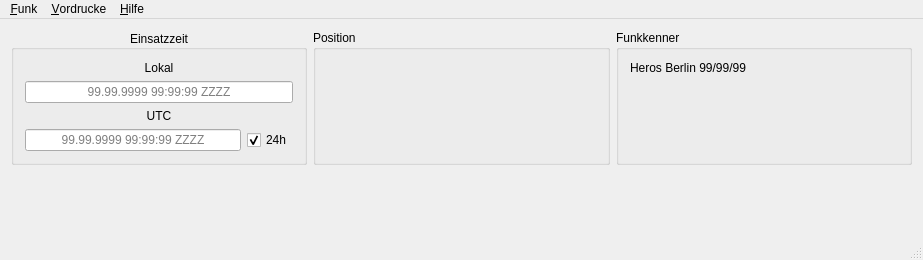
<?xml version="1.0" encoding="UTF-8"?>
<ui version="4.0">
 <class>Hauptfenster</class>
 <widget class="QMainWindow" name="Hauptfenster">
  <property name="geometry">
   <rect>
    <x>0</x>
    <y>0</y>
    <width>923</width>
    <height>260</height>
   </rect>
  </property>
  <property name="focusPolicy">
   <enum>Qt::ClickFocus</enum>
  </property>
  <property name="windowTitle">
   <string>Einsatzleitsystem - Klient</string>
  </property>
  <widget class="QWidget" name="centralWidget">
   <layout class="QVBoxLayout" name="verticalLayout_6">
    <item>
     <layout class="QHBoxLayout" name="horizontalLayout_2">
      <item>
       <widget class="QGroupBox" name="groupBox">
        <property name="sizePolicy">
         <sizepolicy hsizetype="MinimumExpanding" vsizetype="Preferred">
          <horstretch>0</horstretch>
          <verstretch>0</verstretch>
         </sizepolicy>
        </property>
        <property name="title">
         <string>Einsatzzeit</string>
        </property>
        <property name="alignment">
         <set>Qt::AlignCenter</set>
        </property>
        <property name="flat">
         <bool>false</bool>
        </property>
        <property name="checkable">
         <bool>false</bool>
        </property>
        <layout class="QVBoxLayout" name="verticalLayout_7">
         <item>
          <layout class="QVBoxLayout" name="verticalLayout">
           <item>
            <widget class="QLabel" name="label">
             <property name="text">
              <string>Lokal</string>
             </property>
             <property name="alignment">
              <set>Qt::AlignCenter</set>
             </property>
            </widget>
           </item>
           <item>
            <widget class="QLineEdit" name="txtZeitLokal">
             <property name="sizePolicy">
              <sizepolicy hsizetype="MinimumExpanding" vsizetype="Fixed">
               <horstretch>0</horstretch>
               <verstretch>0</verstretch>
              </sizepolicy>
             </property>
             <property name="alignment">
              <set>Qt::AlignCenter</set>
             </property>
             <property name="readOnly">
              <bool>true</bool>
             </property>
             <property name="placeholderText">
              <string notr="true">99.99.9999 99:99:99 ZZZZ</string>
             </property>
            </widget>
           </item>
          </layout>
         </item>
         <item>
          <layout class="QVBoxLayout" name="verticalLayout_2">
           <item>
            <widget class="QLabel" name="label_2">
             <property name="text">
              <string>UTC</string>
             </property>
             <property name="alignment">
              <set>Qt::AlignCenter</set>
             </property>
            </widget>
           </item>
           <item>
            <layout class="QHBoxLayout" name="horizontalLayout_3">
             <item>
              <widget class="QLineEdit" name="txtZeitUTC">
               <property name="sizePolicy">
                <sizepolicy hsizetype="MinimumExpanding" vsizetype="Fixed">
                 <horstretch>0</horstretch>
                 <verstretch>0</verstretch>
                </sizepolicy>
               </property>
               <property name="text">
                <string/>
               </property>
               <property name="alignment">
                <set>Qt::AlignCenter</set>
               </property>
               <property name="readOnly">
                <bool>true</bool>
               </property>
               <property name="placeholderText">
                <string notr="true">99.99.9999 99:99:99 ZZZZ</string>
               </property>
              </widget>
             </item>
             <item>
              <widget class="QCheckBox" name="Stundenmodus">
               <property name="text">
                <string>24h</string>
               </property>
               <property name="checked">
                <bool>true</bool>
               </property>
              </widget>
             </item>
            </layout>
           </item>
          </layout>
         </item>
        </layout>
       </widget>
      </item>
      <item>
       <widget class="QGroupBox" name="groupBox_2">
        <property name="sizePolicy">
         <sizepolicy hsizetype="MinimumExpanding" vsizetype="Preferred">
          <horstretch>0</horstretch>
          <verstretch>0</verstretch>
         </sizepolicy>
        </property>
        <property name="title">
         <string>Position</string>
        </property>
        <layout class="QVBoxLayout" name="verticalLayout_3">
         <item>
          <widget class="QStackedWidget" name="PositionStapel">
           <property name="currentIndex">
            <number>0</number>
           </property>
           <widget class="QWidget" name="Koordinate"/>
           <widget class="QWidget" name="KeineAPI">
            <layout class="QVBoxLayout" name="verticalLayout_4">
             <item>
              <widget class="QLabel" name="label_3">
               <property name="text">
                <string>&lt;html&gt;&lt;head/&gt;&lt;body&gt;&lt;p&gt;&lt;span style=&quot; font-weight:600; color:#ff0000;&quot;&gt;Keine GPS API gefunden.&lt;/span&gt;&lt;/p&gt;&lt;/body&gt;&lt;/html&gt;</string>
               </property>
               <property name="alignment">
                <set>Qt::AlignCenter</set>
               </property>
               <property name="wordWrap">
                <bool>true</bool>
               </property>
              </widget>
             </item>
            </layout>
           </widget>
          </widget>
         </item>
        </layout>
       </widget>
      </item>
      <item>
       <widget class="QGroupBox" name="groupBox_3">
        <property name="sizePolicy">
         <sizepolicy hsizetype="MinimumExpanding" vsizetype="Preferred">
          <horstretch>0</horstretch>
          <verstretch>0</verstretch>
         </sizepolicy>
        </property>
        <property name="title">
         <string>Funkkenner</string>
        </property>
        <layout class="QVBoxLayout" name="verticalLayout_5">
         <item>
          <widget class="QLabel" name="txtFunkkenner">
           <property name="text">
            <string>Heros Berlin 99/99/99</string>
           </property>
          </widget>
         </item>
         <item>
          <spacer name="verticalSpacer_2">
           <property name="orientation">
            <enum>Qt::Vertical</enum>
           </property>
           <property name="sizeHint" stdset="0">
            <size>
             <width>20</width>
             <height>102</height>
            </size>
           </property>
          </spacer>
         </item>
        </layout>
       </widget>
      </item>
     </layout>
    </item>
    <item>
     <spacer name="verticalSpacer">
      <property name="orientation">
       <enum>Qt::Vertical</enum>
      </property>
      <property name="sizeHint" stdset="0">
       <size>
        <width>20</width>
        <height>364</height>
       </size>
      </property>
     </spacer>
    </item>
   </layout>
  </widget>
  <widget class="QMenuBar" name="menuBar">
   <property name="geometry">
    <rect>
     <x>0</x>
     <y>0</y>
     <width>923</width>
     <height>27</height>
    </rect>
   </property>
   <widget class="QMenu" name="menu_Funk">
    <property name="title">
     <string>&amp;Funk</string>
    </property>
    <addaction name="action_Kenner_setzen"/>
   </widget>
   <widget class="QMenu" name="menu_Hilfe">
    <property name="title">
     <string>&amp;Hilfe</string>
    </property>
    <addaction name="action_Ueber"/>
    <addaction name="action_Ueber_Erweiterungen"/>
   </widget>
   <widget class="QMenu" name="menu_Vordrucke">
    <property name="title">
     <string>&amp;Vordrucke</string>
    </property>
   </widget>
   <addaction name="menu_Funk"/>
   <addaction name="menu_Vordrucke"/>
   <addaction name="menu_Hilfe"/>
  </widget>
  <widget class="QStatusBar" name="statusBar"/>
  <action name="action_Kenner_setzen">
   <property name="text">
    <string>&amp;Kenner setzen</string>
   </property>
  </action>
  <action name="action_Alphabet">
   <property name="text">
    <string>&amp;Alphabet</string>
   </property>
  </action>
  <action name="action_Ueber">
   <property name="text">
    <string>&amp;Über</string>
   </property>
  </action>
  <action name="action_Ueber_Erweiterungen">
   <property name="text">
    <string>Über &amp;Erweiterungen</string>
   </property>
  </action>
 </widget>
 <layoutdefault spacing="6" margin="11"/>
 <resources/>
 <connections/>
</ui>
